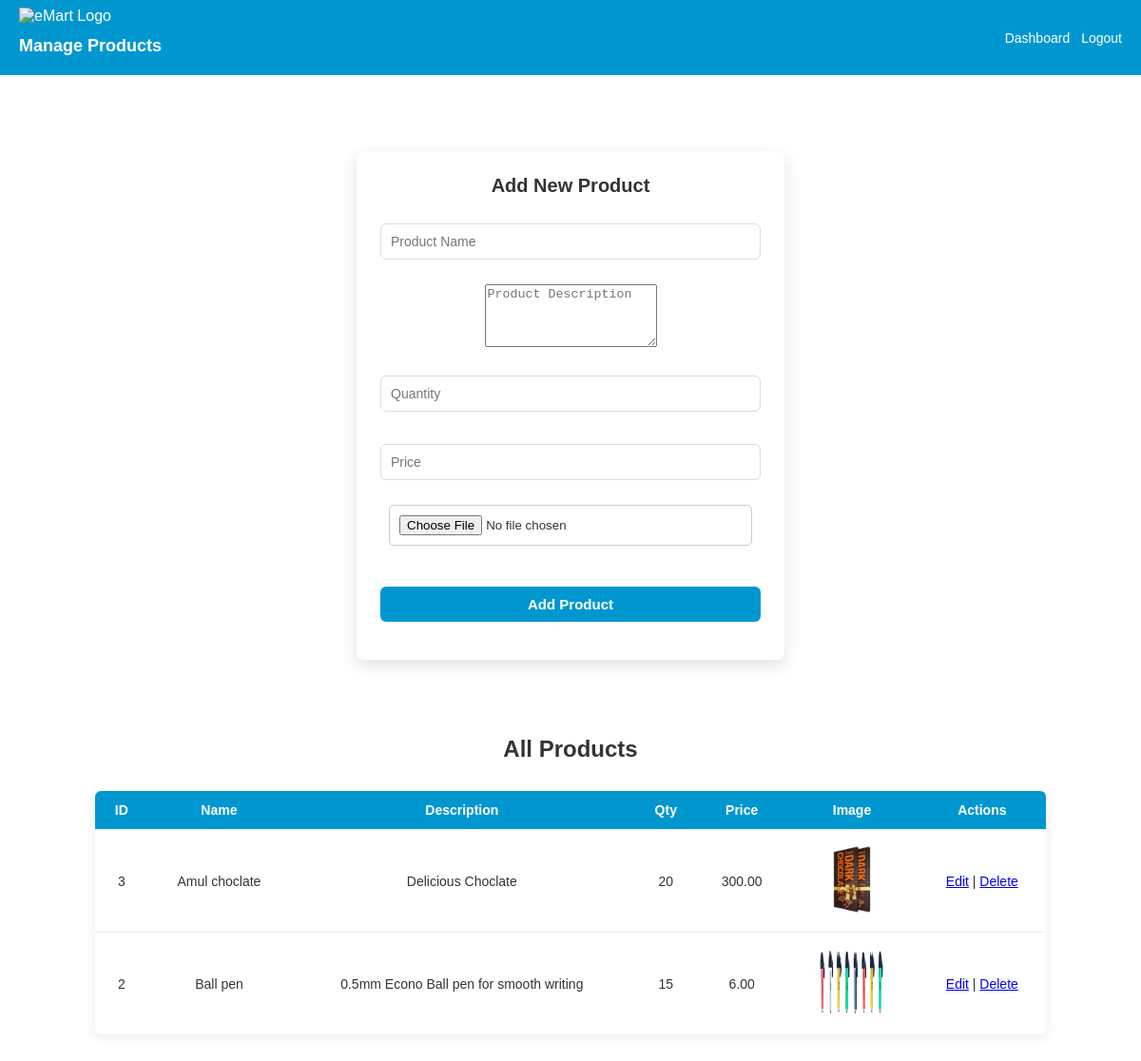
The page /eMart_Code/views/manage_products.php (signed in) on the database its author committed.
### tables this page shows
CREATE TABLE `products` (
  `id` int(11) NOT NULL,
  `name` varchar(255) NOT NULL,
  `description` text DEFAULT NULL,
  `quantity` int(11) NOT NULL,
  `price` decimal(10,2) NOT NULL,
  `image` varchar(255) DEFAULT NULL
);

### eMart_Code/views/manage_products.php (the view, shortened to what this page needs)
<?php
include("../config/db_connect.php");
?>
<!DOCTYPE html>
<html>
<head>
    <link rel="stylesheet" href="../assets/css/style.css">
</head>
<body class="seller">
    <header>
        <div>
            <img src="../assets/images/emart-logo.png" alt="eMart Logo">
            <h1>Manage Products</h1>
        </div>
        <nav>
            <a href="../views/seller_dashboard.php">Dashboard</a>
            <a href="../controllers/authController.php?logout=true">Logout</a>
        </nav>
    </header>
    <div class="container">
        <h2 style="text-align:center;">Add New Product</h2>
        <form method="POST" action="../controllers/productController.php" enctype="multipart/form-data">
            <input type="text" name="name" placeholder="Product Name" required><br><br>
            <textarea name="description" placeholder="Product Description" rows="4" required></textarea><br><br>
            <input type="number" name="quantity" placeholder="Quantity" min="1" required><br><br>
            <input type="number" name="price" placeholder="Price" step="0.01" required><br><br>
            <input type="file" name="image" accept="image/*" required><br><br>
            <button type="submit" name="add_product">Add Product</button>
        </form>
    </div>
    <div class="container-lg">
        <h2 style="text-align:center;">All Products</h2>
        <table>
            <tr>
                <th>ID</th>
                <th>Name</th>
                <th>Description</th>
                <th>Qty</th>
                <th>Price</th>
                <th>Image</th>
                <th>Actions</th>
            </tr>
            <?php
            $result = $conn->query("SELECT * FROM products ORDER BY id DESC");
            if ($result && $result->num_rows > 0) {
                while ($row = $result->fetch_assoc()) {
                    echo "<tr>
                        <td>{$row['id']}</td>
                        <td>{$row['name']}</td>
                        <td>{$row['description']}</td>
                        <td>{$row['quantity']}</td>
                        <td>{$row['price']}</td>
                        <td><img src='../assets/images/products/{$row['image']}' width='80'></td>
                        <td>
                            <a href='../controllers/productController.php?action=edit&id={$row['id']}'>Edit</a> |
                            <a href='../controllers/productController.php?action=delete&id={$row['id']}' onclick='return confirm(\"Are you sure?\");'>Delete</a>
                        </td>
                    </tr>";
                }
            } else {
                echo "<tr><td colspan='7' style='text-align:center;'>No products added yet.</td></tr>";
            }
            ?>
        </table>
    </div>
</body>
</html>

### eMart_Code/assets/css/style.css (style rules this page uses)
body { margin: 0; font-family: Arial, sans-serif; background: #f5f7fa; color: #333; }
header { background: #0097d1; color: #fff; display: flex; align-items: center; justify-content: space-between; padding: 8px 20px; }
nav { display: flex; align-items: center; gap: 12px; }
nav a { color: #fff; text-decoration: none; font-size: 14px; }
header img { height: 36px; }
header h1 { font-size: 18px; }
table { width: 100%; border-collapse: collapse; margin: 30px auto; max-width: 1000px; background: #fff; border-radius: 6px; overflow: hidden; box-shadow: 0 4px 12px rgba(0, 0, 0, 0.08); }
table th, table td { padding: 12px 15px; border-bottom: 1px solid #eee; text-align: center; font-size: 14px; }
table th { background: #0097d1; color: #fff; font-weight: 600; }
table tr:last-child td { border-bottom: none; }
table button, form button { padding: 6px 12px; border: none; border-radius: 4px; background: #0097d1; color: #fff; cursor: pointer; font-size: 14px; transition: background 0.3s ease; }
.container { max-width: 420px; margin: 60px auto; padding: 24px; background: #fff; border-radius: 8px; box-shadow: 0 4px 12px rgba(0, 0, 0, 0.08); text-align: center; }
.container h2 { margin: 0 0 18px 0; color: #0097d1; }
.container form input[type="text"], .container form input[type="email"], .container form input[type="password"], .container form input[type="number"] { width: 100%; padding: 10px; margin: 8px 0; border: 1px solid #ddd; border-radius: 6px; font-size: 14px; box-sizing: border-box; }
.container form button { width: 100%; padding: 10px; margin-top: 10px; background: #0097d1; color: #fff; border: none; border-radius: 6px; font-size: 15px; cursor: pointer; }
body.seller { background: linear-gradient(135deg, #f8cc8a, #efbf77); transition: background 0.4s ease-in-out; }
.container { max-width: 400px; margin: 80px auto; padding: 25px; background: #fff; border-radius: 8px; box-shadow: 0 6px 18px rgba(0, 0, 0, 0.12); }
.container h2 { margin-bottom: 20px; font-size: 20px; color: #333; }
.container input, .container button { width: 90%; padding: 10px; margin-bottom: 15px; border-radius: 5px; border: 1px solid #ccc; }
.container button { background: #0097d1; color: #fff; border: none; font-weight: bold; cursor: pointer; transition: background 0.3s ease; }
body.seller { background: white; }

### rows shown on the page
products: id "3", name "Amul choclate", description "Delicious Choclate", quantity "20", price "300.00", image (picture)
products: id "2", name "Ball pen", description "0.5mm Econo Ball pen for smooth writing", quantity "15", price "6.00", image (picture)
